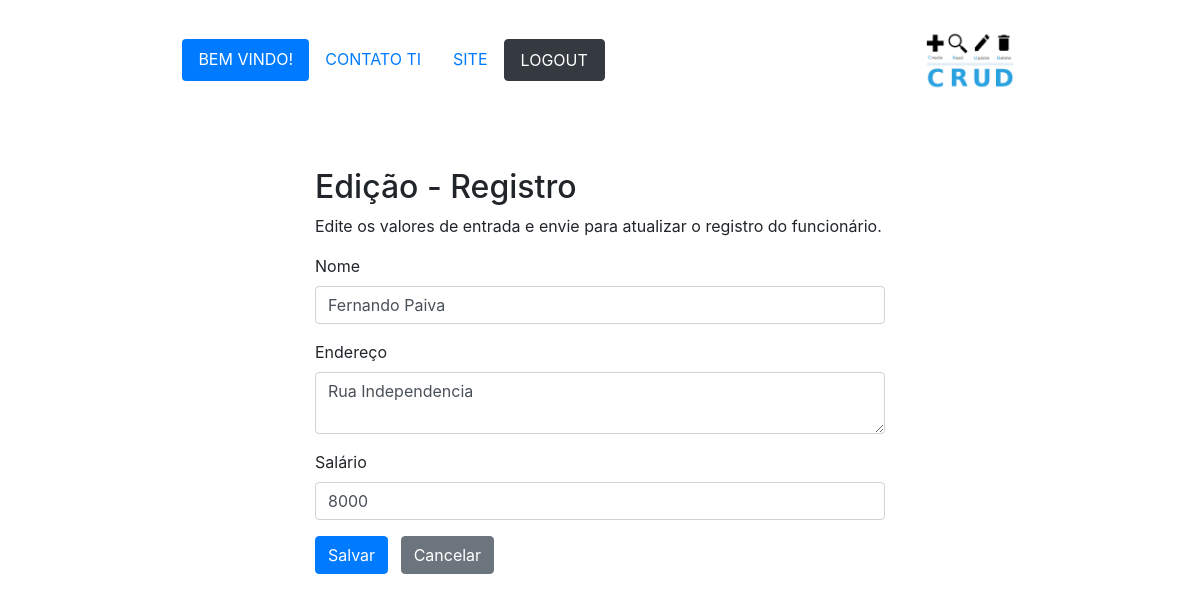
Page /CODIGOFONTE/crud/update.php?id=13 on the committed database.
### tables this page shows
CREATE TABLE IF NOT EXISTS `funcionarios` (
  `id` int NOT NULL AUTO_INCREMENT,
  `nome` varchar(100) NOT NULL,
  `endereco` varchar(200) NOT NULL,
  `salario` int NOT NULL,
  PRIMARY KEY (`id`)
);

### CODIGOFONTE/crud/update.php (the view, shortened to what this page needs)
<?php
require_once "config.php";
$name = $address = $salary = "";
$name_err = $address_err = $salary_err = "";
if(isset($_POST["id"]) && !empty($_POST["id"])){
    $id = $_POST["id"];
    $input_name = trim($_POST["name"]);
    if(empty($input_name)){
        $name_err = "Please enter a name.";
    } elseif(!filter_var($input_name, FILTER_VALIDATE_REGEXP, array("options"=>array("regexp"=>"/^[a-zA-Z\s]+$/")))){
        $name_err = "Please enter a valid name.";
    } else{
        $name = $input_name;
    }
    $input_address = trim($_POST["address"]);
    if(empty($input_address)){
        $address_err = "Por favor entre com o endereço.";
    } else{
        $address = $input_address;
    }
    $input_salary = trim($_POST["salary"]);
    if(empty($input_salary)){
        $salary_err = "Please enter the salary amount.";
    } elseif(!ctype_digit($input_salary)){
        $salary_err = "Please enter a positive integer value.";
    } else{
        $salary = $input_salary;
    }
    if(empty($name_err) && empty($address_err) && empty($salary_err)){
        $sql = "UPDATE funcionarios SET nome=?, endereco=?, salario=? WHERE id=?";
        if($stmt = mysqli_prepare($link, $sql)){
            mysqli_stmt_bind_param($stmt, "sssi", $param_name, $param_address, $param_salary, $param_id);
            $param_name = $name;
            $param_address = $address;
            $param_salary = $salary;
            $param_id = $id;
            if(mysqli_stmt_execute($stmt)){
                header("location: index.php");
                exit();
            } else{
                echo "Oops! Something went wrong. Please try again later.";
            }
        }
        mysqli_stmt_close($stmt);
    }
    mysqli_close($link);
} else{
    if(isset($_GET["id"]) && !empty(trim($_GET["id"]))){
        $sql = "SELECT * FROM funcionarios WHERE id = ?";
        if($stmt = mysqli_prepare($link, $sql)){
            mysqli_stmt_bind_param($stmt, "i", $param_id);
            if(mysqli_stmt_execute($stmt)){
                $result = mysqli_stmt_get_result($stmt);
                if(mysqli_num_rows($result) == 1){
                    $row = mysqli_fetch_array($result, MYSQLI_ASSOC);
                    $name = $row["nome"];
                    $address = $row["endereco"];
                    $salary = $row["salario"];
                } else{
                    header("location: error.php");
                    exit();
                }
            } else{
                echo "Oops! Something went wrong. Please try again later.";
            }
        }
    }  else{
        header("location: error.php");
        exit();
    }
}
?>
<!DOCTYPE html>
<html lang="pt-br">
<head>
    <link rel="stylesheet" href="https://stackpath.bootstrapcdn.com/bootstrap/4.5.2/css/bootstrap.min.css">
</head>
<body>
<header style="  display: flex;
    flex-direction: row;
    align-items: center;
    justify-content: space-around;
    padding: 24px;">
        <nav class="nav nav-pills nav-justified-content-center">
        <a class="nav-item nav-link active" href="#">BEM VINDO!</a>
        <a class="nav-item nav-link" href="#">CONTATO TI</a>
        <a class="nav-item nav-link" href="#">SITE</a>
        <a class="nav-item nav-link btn btn-dark" href="#">LOGOUT</a>
        </nav>
        <img style="height: 72px" src="CRUD.png">
    </header>
    <div class="wrapper">
        <div class="container-fluid">
            <div class="row">
                <div class="col-md-12">
                    <h2 class="mt-5">Edição  - Registro</h2>
                    <p>Edite os valores de entrada e envie para atualizar o registro do funcionário.</p>
                    <form action="<?php echo htmlspecialchars(basename($_SERVER['REQUEST_URI'])); ?>" method="post">
                        <div class="form-group">
                            <label>Nome</label>
                            <input type="text" name="name" class="form-control <?php echo (!empty($name_err)) ? 'is-invalid' : ''; ?>" value="<?php echo $name; ?>">
                        </div>
                        <div class="form-group">
                            <label>Endereço</label>
                            <textarea name="address" class="form-control <?php echo (!empty($address_err)) ? 'is-invalid' : ''; ?>"><?php echo $address; ?></textarea>
                        </div>
                        <div class="form-group">
                            <label>Salário</label>
                            <input type="text" name="salary" class="form-control <?php echo (!empty($salary_err)) ? 'is-invalid' : ''; ?>" value="<?php echo $salary; ?>">
                        </div>
                        <input type="submit" class="btn btn-primary" value="Salvar">
                        <a href="index.php" class="btn btn-secondary ml-2">Cancelar</a>
                    </form>
                </div>
            </div>
        </div>
    </div>
</body>
</html>

### CODIGOFONTE/crud/update.php (style rules this page uses)
.wrapper { width: 600px; margin: 0 auto; }

### rows in the picture
funcionarios: name "Fernando Paiva", address "Rua Independencia", salary "8000"
